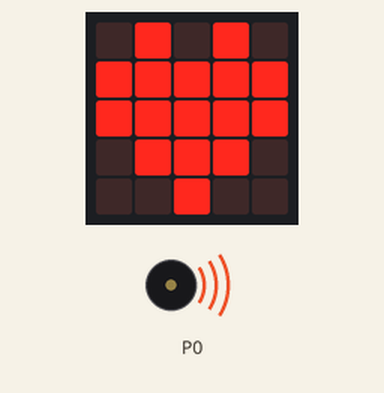
The program below on a simulated BBC micro:bit (MakeCode). Shown: the board's 5×5 LED display, buzzer (waves = sounding).

Above: at 0.18 s.
At 16.1 s:
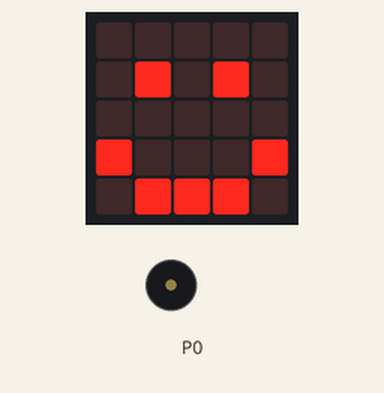
At 24.2 s:
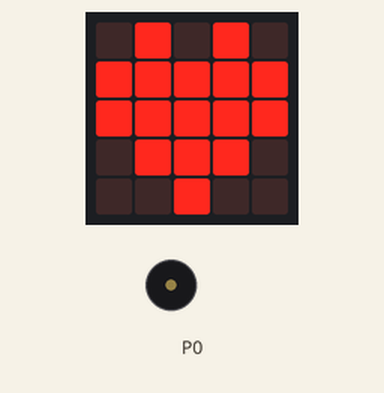
At 37.0 s:
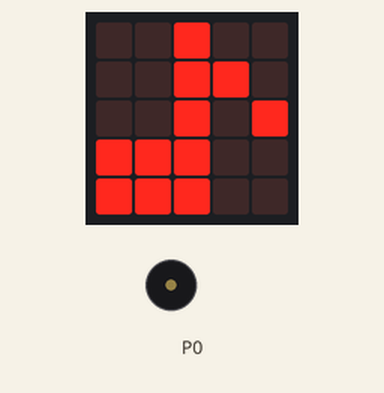
Timing chart, 0 to 38.5 s (numbered marks = the images above):
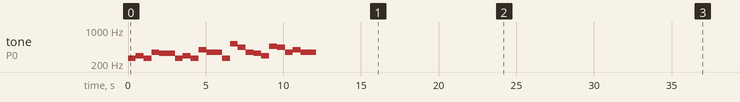

Measured:
- by itself, tone on P0: plays 262 Hz for 0.51 s, 294 Hz for 0.51 s, 262 Hz for 0.51 s, 349 Hz for 0.51 s, 330 Hz for 1.0 s, 262 Hz for 0.51 s … (21 notes in this stretch)
- what the display in image 1 shows lasts 1.6 s, from 16.1 s to 17.7 s

The program:

main.ts
```typescript
music.startMelody(music.builtInMelody(Melodies.Birthday), MelodyOptions.Once)
basic.forever(function () {
    basic.showIcon(IconNames.Heart)
    basic.pause(1000)
    basic.showIcon(IconNames.Happy)
    basic.pause(1000)
    basic.showIcon(IconNames.EigthNote)
    basic.pause(1000)
})
```

test.ts
```typescript
// 在此处测试；当此软件包作为插件使用时，将不会编译此软件包。
```
